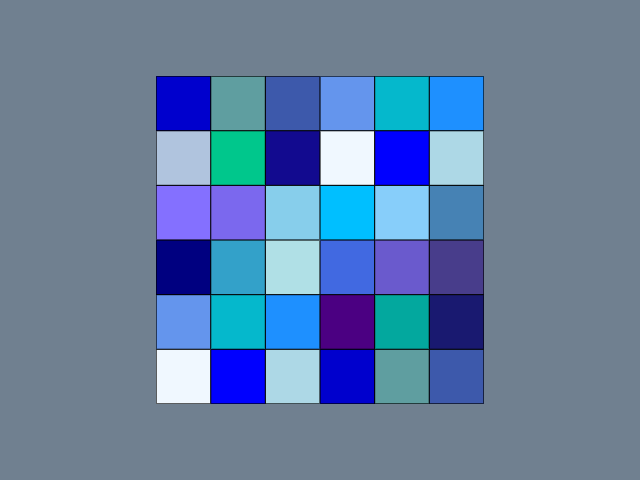

Write the Python code that produced this figure.
#!/usr/bin/env python

# Create custom vtkColorSeries from VTK named colors (Blue) and display them on a plane.


# Factory overrides: importing these modules registers the OpenGL rendering
# and interaction style implementations for vtkRenderingCore factory classes.
import vtkmodules.vtkInteractionStyle  # noqa: F401
import vtkmodules.vtkRenderingOpenGL2  # noqa: F401

# VTK pipeline classes used in this example
from vtkmodules.vtkCommonColor import (
    vtkColorSeries,
    vtkNamedColors,
)
from vtkmodules.vtkCommonCore import (
    vtkFloatArray,
    vtkLookupTable,
)
from vtkmodules.vtkFiltersSources import vtkPlaneSource
from vtkmodules.vtkRenderingCore import (
    vtkActor,
    vtkPolyDataMapper,
    vtkRenderWindow,
    vtkRenderWindowInteractor,
    vtkRenderer,
)

# Colors (normalized RGB)
slate_gray = (0.439, 0.502, 0.565)

# Color series definitions: scheme name and list of VTK named color strings
COLOR_SERIES = {
    "Blue": ("VTKBlueColors", [
        "alice_blue", "blue", "blue_light", "blue_medium", "cadet", "cobalt",
        "cornflower", "cerulean", "dodger_blue", "indigo", "manganese_blue",
        "midnight_blue", "navy", "peacock", "powder_blue", "royal_blue",
        "slate_blue", "slate_blue_dark", "slate_blue_light", "slate_blue_medium",
        "sky_blue", "sky_blue_deep", "sky_blue_light", "steel_blue",
        "steel_blue_light", "turquoise_blue", "ultramarine",
    ]),
}

# Select the color series
series_name = "Blue"

nc = vtkNamedColors()
scheme_name, color_names = COLOR_SERIES[series_name]

# Build the vtkColorSeries from named colors
color_series = vtkColorSeries()
color_series.SetColorSchemeByName(scheme_name)
for name in color_names:
    color_series.AddColor(nc.GetColor3ub(name))

num_colors = color_series.GetNumberOfColors()
print(f"Number of colors: {num_colors}")

# Source: generate a 6x6 plane
x_res, y_res = 6, 6
plane = vtkPlaneSource()
plane.SetXResolution(x_res)
plane.SetYResolution(y_res)
table_size = x_res * y_res + 1

# Cell data: assign increasing scalar values
cell_data = vtkFloatArray()
for i in range(x_res * y_res):
    cell_data.InsertNextValue(i)
plane.Update()
plane.GetOutput().GetCellData().SetScalars(cell_data)

# Lookup table: populate from the color series
lut = vtkLookupTable()
lut.SetNumberOfTableValues(table_size)
lut.SetTableRange(0, table_size)
for i in range(table_size):
    color = color_series.GetColorRepeating(i)
    lut.SetTableValue(i, color.GetRed() / 255.0, color.GetGreen() / 255.0,
                      color.GetBlue() / 255.0, 1.0)

# Mapper: map cell scalars through the lookup table
mapper = vtkPolyDataMapper()
mapper.SetLookupTable(lut)
mapper.SetInputConnection(plane.GetOutputPort())
mapper.SetScalarModeToUseCellData()
mapper.SetScalarRange(0, table_size)

# Actor: assign the mapped geometry with visible edges
actor = vtkActor()
actor.SetMapper(mapper)
actor.GetProperty().EdgeVisibilityOn()

# Renderer: assemble the scene and configure the camera
renderer = vtkRenderer()
renderer.AddActor(actor)
renderer.SetBackground(slate_gray)

# Window: display the rendered scene
render_window = vtkRenderWindow()
render_window.AddRenderer(renderer)
render_window.SetWindowName("color series warm")
render_window.SetMultiSamples(0)
render_window.SetSize(640, 480)

# Interactor: handle mouse and keyboard events
render_window_interactor = vtkRenderWindowInteractor()
render_window_interactor.SetRenderWindow(render_window)

# Launch the interactive visualization
render_window_interactor.Initialize()
render_window_interactor.Start()
